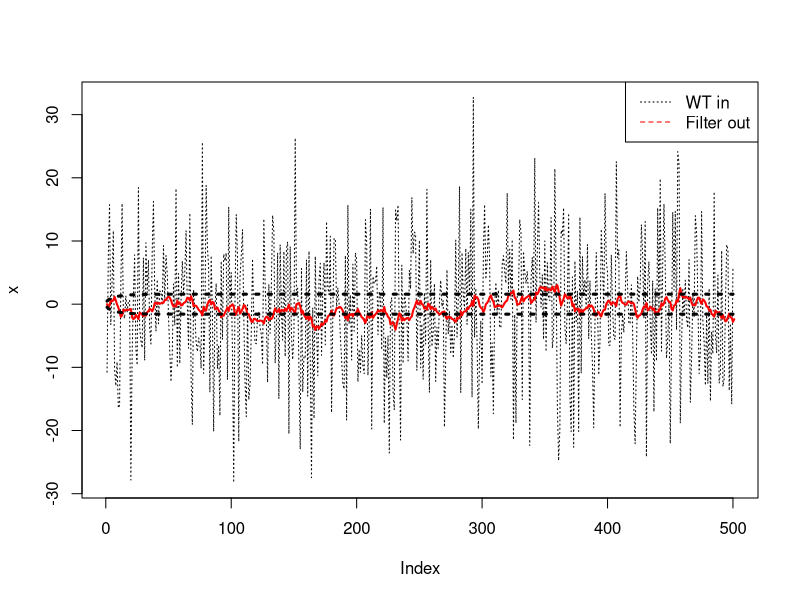

Here is the R script that generated this plot:
## ---- chunk 1

tau = 0.2
Phi_0=1
t=0
h = 0.01 ##INtegration TimeStep
sig=sqrt(Phi_0/h) ##scaled Sigma for PseudoRandom White nOise
tLim = 4.999 ##Total Simulation Time
x = vector()
y = vector()
y[1] = 0.0
sigP= vector()
sigM= vector()

i=1
while (t < tLim)
{
  x[i]=rnorm(1,mean=0,sd=sig)
  yd=(x[i]-y[i])/tau
  
  y[i+1] = y[i] + h*yd
  t=t+h ##Increment Time
  ##Doing it 2ce as we are integrating using 2nd Order Runge-Kutta
  yd=(x[i]-y[i+1])/tau
  y[i+1]=(y[i]+y[i+1])/2.0+0.5*h*yd
  sigP[i] = sqrt( Phi_0*(1-exp(-2.0*t/tau) ) / (2*tau) )
  sigM[i] = -sigP[i]
  i=i+1 ##Increment Discrete time Sample index
}

plot(x,type='l',col="black",lty=3) ##Pseudo White Noise Input
lines(y,type='l',col="red",lw=2)
lines(sigP,type='l',lty=3,lw=3)
lines(sigM,type='l',lty=3,lw=3)
legend("topright",lty=c(3,2),col=c("black","red"),legend=c("WT in","Filter out"))
